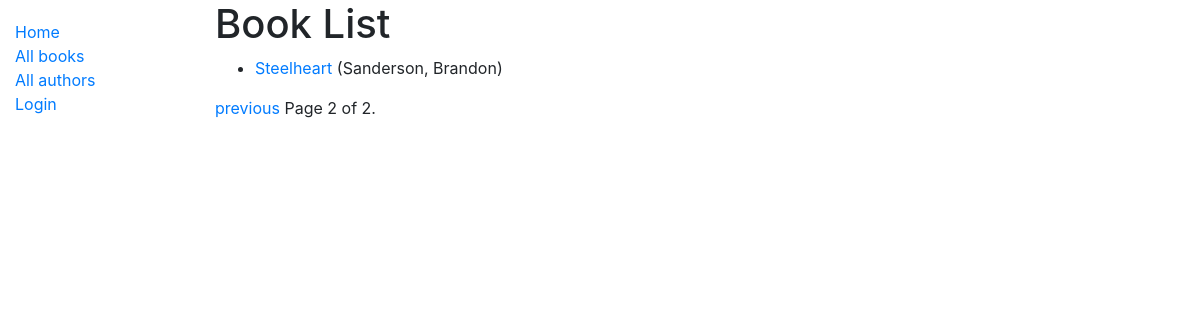
Page /catalog/books/?page=2 on the earlier database version.
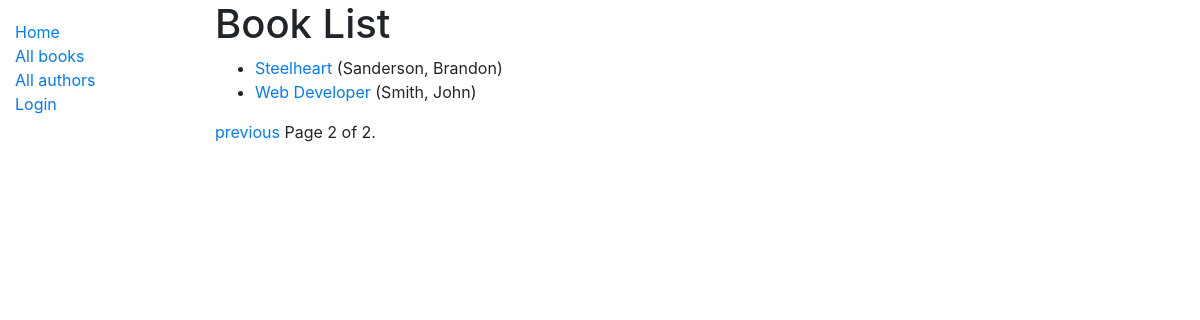
Same page on the later database version.
### catalog/models.py (models this page shows, shortened)
class Book(models.Model):
    title = models.CharField(max_length=200)
    author = models.ForeignKey('Author', on_delete=models.SET_NULL, null=True)
    summary = models.TextField(
        max_length=1000, help_text='Enter a brief description of the book')
    isbn = models.CharField(
        'ISBN', max_length=13, help_text='13 Character <a href="https://www.isbn-international.org/content/what-isbn"> ISBN number</a>')
    genre = models.ManyToManyField(
        Genre, help_text='Select a genre for this book')
    def display_genre(self):
        """Create a string for the Genre, This is required to display genre in Admin."""
        return ', '.join([genre.name for genre in self.genre.all()[:3]])
    display_genre.shor_description = 'Genre'
    def get_absolute_url(self):
        return reverse('book-detail', args=[str(self.id)])

class Author(models.Model):
    first_name = models.CharField(max_length=100)
    last_name = models.CharField(max_length=100)
    date_of_birth = models.DateField(null=True, blank=True)
    date_of_death = models.DateField('died', null=True, blank=True)
    class Meta:
        ordering = ['last_name', 'first_name']
    def __str__(self):
        return '%s, %s' % (self.last_name, self.first_name)

### catalog/views.py (the view)
# urls.py: path('books/', views.BookListView.as_view(), name='books'),
class BookListView(generic.ListView):
    model = Book
    paginate_by = 2
    def get_queryset(self):
        return Book.objects.filter()[:5]
    def get_context_data(self, **kwargs):
        context = super(BookListView, self).get_context_data(**kwargs)
        context['some_data'] = 'This is just some data'
        return context

### catalog/templates/catalog/book_list.html
{% extends "base_generic.html" %}
{% block content %}
<h1>Book List</h1>
{% if book_list %}
<ul>
  {% for book in book_list %}
  <li>
    <a href="{{ book.get_absolute_url }}">{{ book.title }}</a> ({{book.author}})
  </li>
  {% endfor %}
</ul>
{% else %}
<p>There are no books in the library.</p>
{% endif %}
{% endblock %}

Differences in the rows shown:
added Book: title "Web Developer", author "Smith, John"
